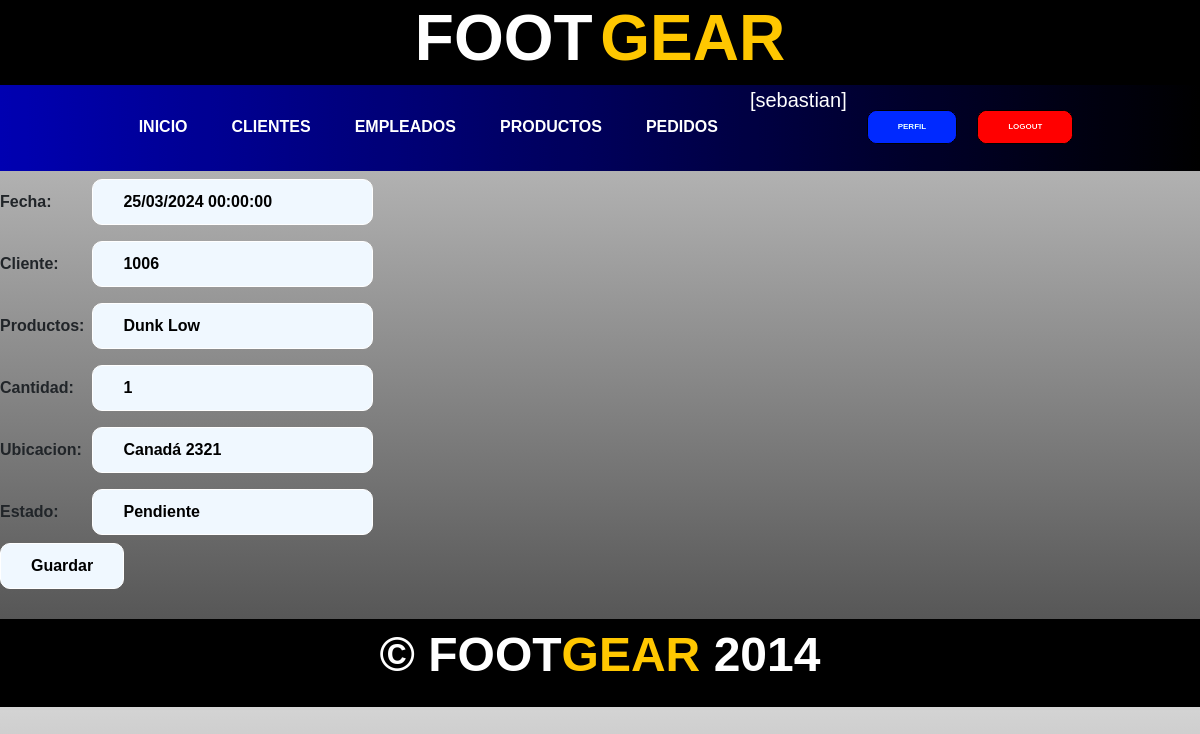
The page /pedidoUpdate/3/ (signed in) on the database its author committed.
### aplicacion/models.py (models this page shows, shortened)
class Pedido(models.Model):
    fecha = models.DateField(auto_now_add=True)
    cliente = models.IntegerField()
    productos = models.CharField(max_length=255)
    cantidad = models.IntegerField()
    ubicacion = models.CharField(max_length=100)
    estado = models.CharField(max_length=50)

### aplicacion/views.py (the view)
# urls.py: path('pedidoUpdate/<id_pedido>/', pedidoUpdate, name="pedido_update"),
@login_required
def pedidoUpdate(request,id_pedido):
    pedido = Pedido.objects.get(id = id_pedido)
    if request.method == "POST":
        miForm = PedidoForm(request.POST)
        if miForm.is_valid():
            pedido.fecha = miForm.cleaned_data.get("fecha")
            pedido.cliente = miForm.cleaned_data.get("cliente")
            pedido.productos =  miForm.cleaned_data.get("productos")
            pedido.cantidad = miForm.cleaned_data.get("cantidad")
            pedido.ubicacion = miForm.cleaned_data.get("ubicacion")
            pedido.estado = miForm.cleaned_data.get("estado")
            pedido.save()
            return redirect(reverse_lazy('pedidos'))
    else:
        miForm = PedidoForm(initial={'fecha': pedido.fecha, 'cliente' : pedido.cliente, 'productos' : pedido.productos ,'cantidad' : pedido.cantidad, 'ubicacion' : pedido.ubicacion , 'estado': pedido.estado} )
    return render(request,"aplicacion/pedidoForm.html",{"form": miForm})

### aplicacion/forms.py
class PedidoForm(forms.Form):
    fecha = forms.DateTimeField(required=True)
    cliente = forms.IntegerField(required=True)
    productos = forms.CharField(max_length=255,required=True)
    cantidad = forms.IntegerField(required=True)
    ubicacion = forms.CharField(max_length=100,required=True)
    estado = forms.CharField(max_length=50,required=True)
    class Meta:
        fields = ['cliente', 'productos', 'cantidad', 'ubicacion', 'estado']
        widgets = {
            'fecha': forms.DateTimeInput(attrs={'readonly': 'readonly'}),
            }

### aplicacion/templates/aplicacion/pedidoForm.html (shortened to what this page needs)
{% extends "aplicacion/index.html" %}
{% block contenido %}
<form action="" method="post">
    <table>
        {{ form.as_table }}
    </table>
    <input type="submit" value="Guardar">
</form>
{% endblock contenido %}

### aplicacion/templates/aplicacion/index.html (shortened to what this page needs)
<!DOCTYPE html>
<html lang="en">
    <head>
        {% load static %}
        <link href="https://cdn.jsdelivr.net/npm/bootstrap@5.3.3/dist/css/bootstrap.min.css" rel="stylesheet">
        <link href="{% static 'css/estilos_propios.css' %}" rel="stylesheet"/>
        <link rel="stylesheet" href="https://cdnjs.cloudflare.com/ajax/libs/font-awesome/6.4.0/css/all.min.css">
    </head>
    <body>
        <header>
            <div class="container header_container">
                <h1 class="headline">
                    <span class="white-text">FOOT</span>
                    <span class="orange-text">GEAR</span>
                </h1>
            </div>
            <div class="container navigation">
                <nav>
                    <a href="{% url 'home' %}">INICIO</a>
                    {% if user.is_authenticated %}
                        <a href="{% url 'clientes' %}">CLIENTES</a>
                        <a href="{% url 'empleados' %}">EMPLEADOS</a>
                        <a href="{% url 'productos' %}">PRODUCTOS</a>
                        <a href="{% url 'pedidos' %}">PEDIDOS</a>
                        <div>
                            <p  class="nombre_usuario">[{{user.username}}]</p>
                            <a href="{% url 'agregar_avatar' %}"><img class="avatar" src="{{request.session.avatar}}" height="40px" weight="40px"></a>
                        </div>
                            <form action="{% url 'perfil' %}">
                                <button type="submit" class="btn btn-success logout editar">PERFIL</button>
                            </form>
                        <form action="{% url 'logout' %}" method="post">
                                <button type="submit" class="btn btn-success logout">LOGOUT</button>
                            </form>
                    {% endif %}
                </nav>
            </div>
        </header>
{% block contenido%}{% endblock contenido %}
        <footer>
            <p>&copy; FOOT<span class="orange-text">GEAR</span> 2014</p>
        </footer>
    </body>
</html>

### aplicacion/static/css/estilos_propios.css (style rules this page uses)
* { padding: 0; margin: 0; box-sizing: border-box; }
body { font-family: sans-serif; background-color: #000; background: linear-gradient(#d4d4d4,#454545); }
html { scroll-behavior: smooth; }
h1 { font-size: 2.5em; }
p { font-size: 1.25em; }
button , input,#buy_button { font-size: 1em; font-weight: bold; padding: 10px 30px; border-radius: 10px; border: 1px solid #fff; color: #000; background-color: #fff; }
.container { max-width: 700px; margin: auto; }
header { background-color: rgb(0, 0, 0); flex-wrap: wrap; }
header .container { display: flex; flex-direction: column; justify-content: center; align-items: center; }
header h1 .white-text { color: white; font-weight: bold; margin-right: -10px; }
.orange-text { color: rgb(255, 199, 0); font-weight: bold; }
header nav { display: flex; flex-direction: column; text-align: center; padding-bottom: 2px; }
header div nav a { padding: 5px 12px; text-decoration: none; color: white; font-weight: bolder; }
header .navigation { background-image: linear-gradient(0deg, rgba(0, 0, 0, 0.6), rgba(0, 0, 0, 0.6)), url(../assets/img/75496e55be60c1cbf480d6e76bd11ec4.jpg); filter: saturate(2); background-position: center center; background-repeat: no-repeat; background-size: cover; }
.logout { margin-top: 25px; background-color:rgb(219, 0, 0); color: rgb(255, 255, 255); font-size: 0.5em; font-weight: bold; padding: 10px 30px; border-radius: 10px; border: 1px solid black; }
.nombre_usuario { color: #ffffff; margin-right: 20px; margin-bottom: 10px; }
.editar { margin-right: 20px; background-color:rgb(0, 44, 219); font-size: 0.5em; }
footer { margin-top: 30px; background-color: #000000; display: flex; flex-direction: column; justify-items: center; align-items: center; }
footer p { font-weight: bold; color: white; }
td { padding: 8px; }
input { background-color: aliceblue; color: #000000; }
@media (min-width: 775px) { body { background: linear-gradient(#d4d4d4,#454545); background-position: center center; background-repeat: repeat; background-size: cover; } }
@media (min-width: 775px) { header .container { max-width: none; background: #000; } }
@media (min-width: 775px) { header nav { flex-direction: row; justify-content: space-around; } }
@media (min-width: 775px) { header .navigation { background-image: none; background-color: transparent; background: linear-gradient(to right,rgb(0, 0, 92),black); } }
@media (min-width: 775px) { button,#buy_button { font-size: 2em; } }
@media (min-width: 775px) { footer p { font-size: 3em; } }
@media (min-width: 775px) { header div nav a { padding: 20px 12px; margin-right: 20px; font-size: 1.5em; } }
@media (min-width: 775px) { header h1 { font-size: 4em; } }

### rows shown on the page
Pedido: fecha "25/03/2024 00:00:00", cliente "1006", productos "Dunk Low", cantidad "1", ubicacion "Canadá 2321", estado "Pendiente"

### other values the page prints
{{ user.username }} "sebastian"
